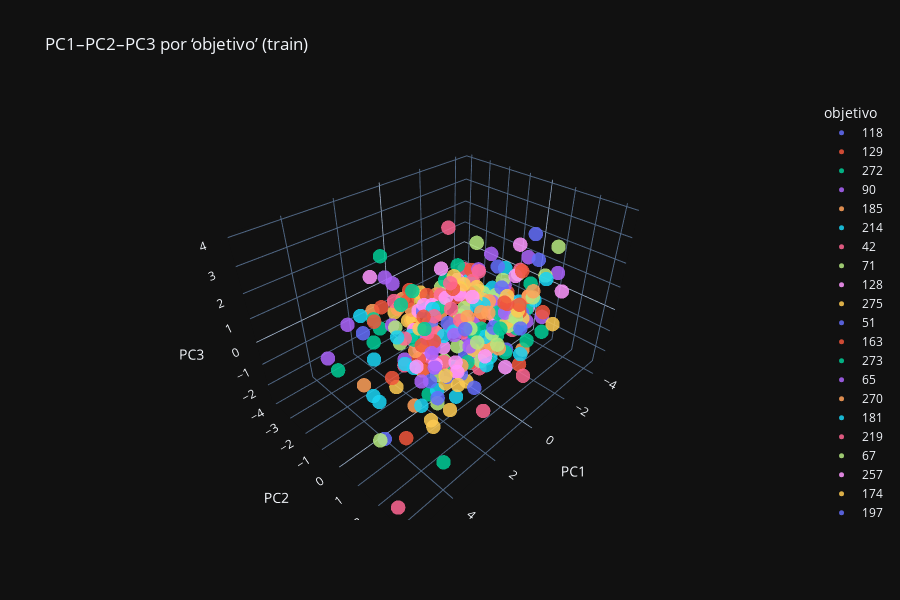

Here is the notebook cell this chart was saved with:
### Code cell
#### Solo si k>=3
df_plot = T_train_df.iloc[:, :3].copy()          # PC1, PC2, PC3
# Alinea objetivo con los índices de T_train_df
df_plot["objetivo"] = y_train.loc[T_train_df.index].astype(str)

fig = px.scatter_3d(
    df_plot,
    x="PC1", y="PC2", z="PC3",
    color="objetivo",
    opacity=0.85,
    title="PC1–PC2–PC3 por ‘objetivo’ (train)",
    height=600
)
fig.update_traces(marker=dict(size=5))
fig.update_layout(scene=dict(xaxis_title="PC1", yaxis_title="PC2", zaxis_title="PC3"))
fig.show()
